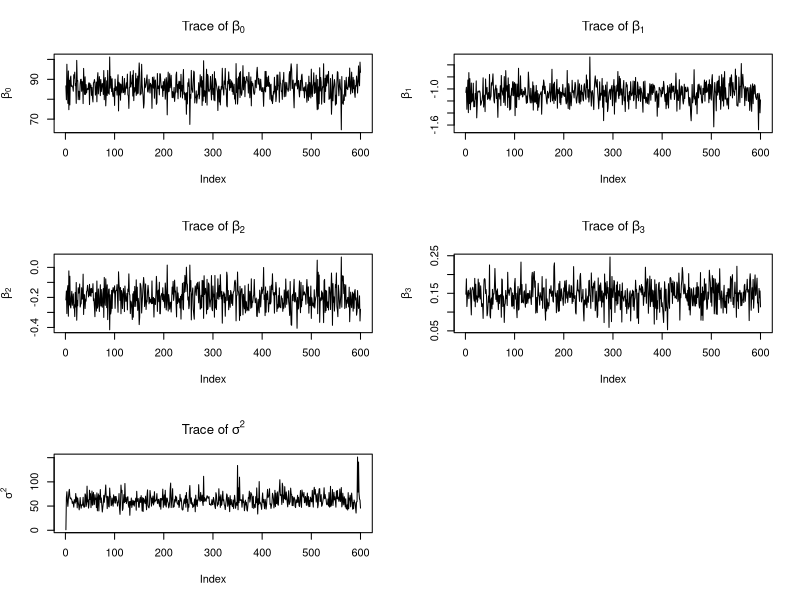
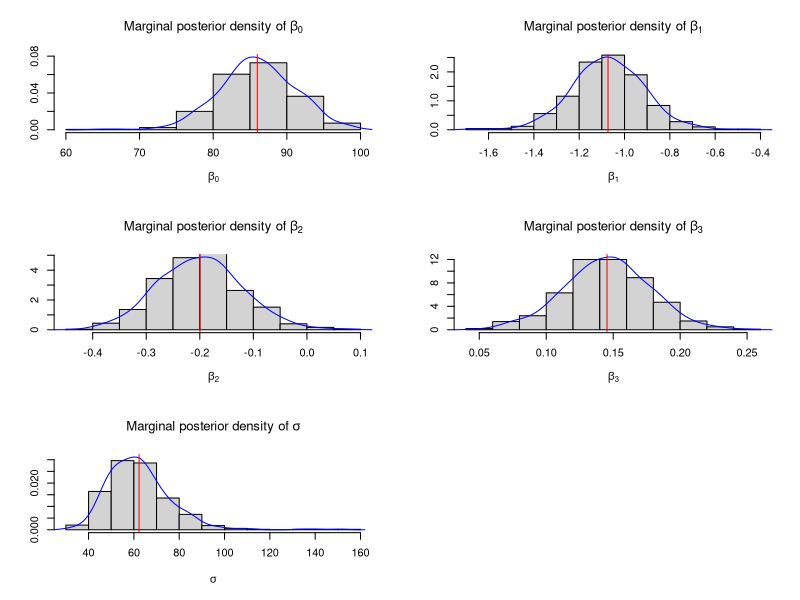
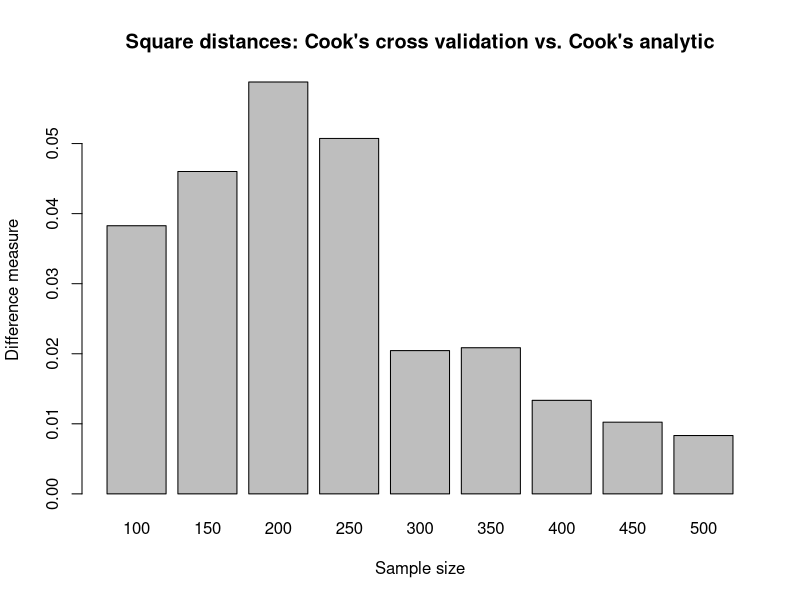
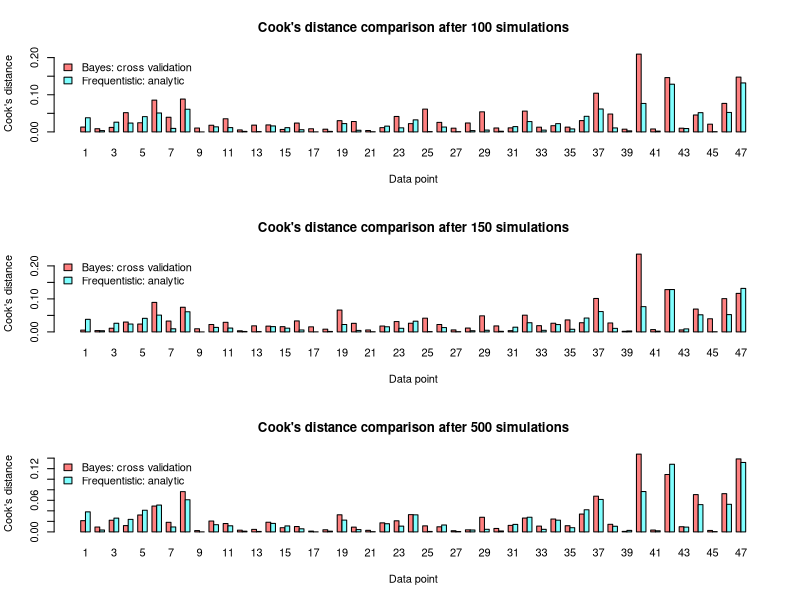

The R script that drew these images, in order:
## ---- chunk 1
knitr::opts_chunk$set(echo = TRUE)
## ---- chunk 2
#library(MASS)
#library(mixtools)
#library(plyr)
library(xtable)
library(mvtnorm)
## ---- chunk 3
gibbsSampler <- function(X, Y, R, b = 0, initSigma = 1) {
  # Sample parameters from posterior distribution
  # Prepared for baysean linear regression with ordinary least square approach (OLS)
  #
  # Args:
  #   X: Design matrix
  #   Y: Labels
  #   R: Number of draws (without burn in), R is a scalar in this funcrion
  #   b: Number of burn in draws
  #   initSigma: Initial value of sigma (default 1)
  #
  # Returns:
  #   List containing sampled betas (number depends on design matrix) and sigmas
  
  # Get number of overall draws (including burn in)
  B <- R + b
  
  # Size of design matrix
  n <- nrow(X) # Number of data points
  p <- ncol(X) # Number of parameters
  
  # Variables to store the samples in (initalize sigma with initSigma)
  betas <- matrix(nrow = B, ncol = p)
  sigma <- c(initSigma, rep(NA, B-1))
  
  # Sampling
  for(i in 1:B){
    # OLS of beta
    V <- solve(t(X)%*%X)     # (X^T X)^-1
    beta_hat <- V%*%t(X)%*%Y # (X^T X)^-1 X^T Y
    
    # OLS of sigma
    sigma_hat <- t(Y-X%*%beta_hat)%*%(Y-X%*%beta_hat)/(n-p)
    
    # Sample beta from the full conditional 
    betas[i,] <- rmvnorm(1, beta_hat, sigma[i]*V)
    
    # Sample sigma from the full conditional
    if(i < B) {
      sigma[i+1] <- 1/rgamma(1, (n-p)/2, (n-p)*sigma_hat/2)
    }
  }
  
  # Remove burn in, if there is some
  if(b != 0) {
    betas <- betas[-(1:b),]
    sigma <- sigma[-(1:b)]
  }
  
  return(list(betas = betas, sigma = sigma))
}
## ---- chunk 4
crossValidation <- function(X, Y, R, b) {
  # Implementation of leave-one-out cross validation (LOO-CV)
  # Cross validate bayesian linear regression model with OLS
  #
  # Args:
  #   X: Design matrix
  #   Y: Labels
  #   R: Number of draws (without burn in), R can be a vector (ordered) in this function
  #   b: Number of burn in draws
  #
  # Returns:
  #   List containing estimated parameters and label predictions for every LOO-CV step
  
  # Size of design matrix
  n <- nrow(X) # Number of data points 
  p <- ncol(X) # Number of parameters
  
  # Get size of R vector (steps = 1, if R is scalar)
  steps <- length(R)
  
  # Run gibbs sampler to get sampled parameters
  samples <- lapply(1:n, function(i) gibbsSampler(X[-i,], Y[-i], R[steps], b))
  
  # Initalize lists to store results of estimation and prediction
  Sigma <- list()
  Betas <- list()
  Yhati <- list()
  
  # Calculate sigma, betas and Yhati for every R step (do it once if R is scalar)
  for(k in 1:steps) {
    Sigma[[k]] <- sapply(samples, function(sample) mean(sample$sigma[1:R[k]]))
    Betas[[k]] <- sapply(samples, function(sample) colMeans(sample$betas[1:R[k],]))
    Yhati[[k]] <- sapply(1:n, function(i) X[i,]%*%Betas[[k]][,i])
  }
  
  return(list(Sigma = Sigma, Betas = Betas, Yhati = Yhati))
}
## ---- chunk 5
bayesModelEvaluation <- function(models, Y, R, b) {
  # Model evaluation based on mean squared error (MSE) and log posterior
  # predictive density (lppd) using leave-one-out cross validation (LOO-CV)
  #
  # Args:
  #   models: A list of design matrices with different size and types of parameters
  #   Y: Labels
  #   R: Number of draws (without burn in), R can be a vector in this function
  #   b: Number of burn in draws
  #
  # Returns:
  #   List containing MSEs and LPPDs for every model
  
  # Evaluate multiple models and return results from all models
  n <- length(Y)
  k <- length(models)
  
  # Cross validate every model
  results <- lapply(1:k, function(i) crossValidation(models[[i]], Y, R, b))
  
  # Calculate Mean Squared Errors
  MSEs <- sapply(results, function(el) {
    return((1/(n-nrow(el$Betas[[1]])))*sum((Y-el$Yhati[[1]])^2))
  })
  
  # Calculate log posterior predictive density (log likelihood)
  # y ~ N(XB, s^2(X^T X)^-1) = N(Yhat, s^2(X^T X)^-1)
  LPPDs <- sapply(results, function(eva) sum(log(dnorm(Y, eva$Yhati[[1]], eva$Sigma[[1]]))))
  
  return(list(MSEs = MSEs, LPPDs = LPPDs))
}
## ---- chunk 6
# Swiss data
dat <- swiss

# Response variable
Y <- dat$Fertility
n <- nrow(dat)

# Design matrices
models <- list(
  matrix(c(rep(1,n), dat$Education), nrow=n),
  matrix(c(rep(1,n), dat$Agriculture), nrow=n),
  matrix(c(rep(1,n), dat$Examination), nrow=n),
  matrix(c(rep(1,n), dat$Catholic), nrow=n),
  matrix(c(rep(1,n), dat$Education, dat$Agriculture), nrow=n),
  matrix(c(rep(1,n), dat$Education, dat$Examination), nrow=n),
  matrix(c(rep(1,n), dat$Education, dat$Catholic), nrow=n),
  matrix(c(rep(1,n), dat$Education, dat$Agriculture, dat$Examination), nrow=n),
  matrix(c(rep(1,n), dat$Education, dat$Agriculture, dat$Catholic), nrow=n),
  matrix(c(rep(1,n), dat$Education, dat$Examination, dat$Catholic), nrow=n),
  matrix(c(rep(1,n), dat$Education, dat$Agriculture, dat$Examination ,dat$Catholic), nrow=n)
)

# Run model evaluation
criteria <- bayesModelEvaluation(models, Y, R = 50, b = 10) # R = 500, b = 100
## ---- chunk 7
print(which.min(criteria$MSEs))
print(which.min(-2*criteria$LPPDs))
## ---- chunk 8
# Check proportion
prop <- matrix(criteria$MSEs/(-2*criteria$LPPDs), ncol = length(models),
               dimnames = list("proportion", seq(1,length(models))))
print(xtable(prop, caption = "Proportion of mse and lppd."), comment = FALSE)
## ---- chunk 9
# Choose optimal modal
optIdx <- which.min(-2*criteria$LPPDs)
## ---- chunk 10
plotTraces <- function(sample) {
  # Uses a sample from Gibbs sampler to plot traces of drawn parameters
  # -> Burn in samples are shown
  #
  # Args:
  #   sample: A sample from Gibbs sampler
  #
  # Returns:
  #   -
  
  # Get number of available steps, but max 1000
  numTraceSteps <- min(c(nrow(sample$betas), 1000))
  
  # Prepare plot frame
  q <- ncol(sample$betas) + 1
  frameRows <- round(q/2+0.1)
  par(mfrow = c(frameRows,2))
  
  # Plot traces
  for(i in 1:ncol(sample$betas)) {
    plot(sample$betas[1:numTraceSteps,i], type='l', ylab=bquote(beta[.(i-1)]),
         main=bquote("Trace of" ~ beta[.(i-1)]))
  }
  plot(sample$sigma[1:numTraceSteps], type='l', ylab=bquote(sigma^2),
       main=bquote("Trace of" ~ sigma^2))
}
## ---- chunk 11
plotDensities <- function(sample, b) {
  # Uses a sample from Gibbs sampler to plot marginal posterior densities
  # of drawn parameters, where densities are estimated using a kernel estimation
  # -> Burn in samples are removed
  #
  # Args:
  #   sample: A sample from Gibbs sampler
  #   b: Number of burn in draws
  #
  # Returns:
  #   -
  
  # Function to draw plot
  drawHistDensity <- function(para, para_name, para_main) {
    # Local helper function to plot histogram with density esimtation and posterior mean
    #
    # Args:
    #   para     : Parameter (e.g. Beta, Sigma)
    #   para_name: Name of parameter
    #   para_main: Main title of plot
    #
    # Returns:
    #   -
    
    # Estimate density for parameter values
    density <- density(para, bw = "SJ")
    
    # Draw histogram and add estimated density line
    hist(para, freq = FALSE, ylim = c(0,max(density$y)),
         xlab = para_name, ylab=NULL, main = para_main)
    lines(density, col="blue")
    
    # Posterior mean
    abline(v = mean(para), col="red")
  }
  
  # Prepare plot frame
  q <- ncol(sample$betas) + 1
  frameRows <- round(q/2+0.1)
  par(mfrow = c(frameRows,2))
  
  # Plot histogram, densities and posterior mean (remove burn in samples)
  for(i in 1:ncol(sample$betas)) {
    drawHistDensity(sample$betas[-(1:b),i], bquote(beta[.(i-1)]),
                    bquote("Marginal posterior density of" ~ beta[.(i-1)]))
  }
  drawHistDensity(sample$sigma[-(1:b)], bquote(sigma),
                  bquote("Marginal posterior density of" ~ sigma))
}
## ---- chunk 12
cooksDistance <- function(X, Y, R, b) {
  # Calculate cooks distances for optimal model from model evaluaion
  # Two methods are used:
  #   (1) Use LOO-CV approach for bayesian linear regression model with OLS
  #   (2) Use analytic solution for frequentist linear regression model with OLS
  #
  # Args:
  #   X: Design matrix
  #   Y: Labels
  #   R: Number of draws (without burn in), R can be a vector in this function
  #   b: Number of burn in draws
  #
  # Returns:
  #   cooksBayesCV:   Cook's distances calculated by LOO-CV (bayes model),
  #                   where cook's distances are calculated for different sample sizes
  #   cooksAnalytic:  Cook's distances calculated by analytic solution
  #   sample:         The gibbs sample from the bayes linear model (for plotting purpose)
  
  # R is usually a vector (but don't has to)
  B <- R + b
  steps <- length(R)
  
  # Prepare projection matrix and number of parameters
  H <- X%*%solve(t(X)%*%X)%*%t(X)
  p <- ncol(X)
  
  # Run cross validation with vector R
  cv <- crossValidation(X, Y, R, b)
  
  # Sample whole model (add B = R + b samples, remove b later)
  sample <- gibbsSampler(X, Y, R[steps] + b)
  
  # Cook's distance: Frequentist appraoch with analytic solution
  betaHat <- solve(t(X)%*%X)%*%t(X)%*%Y
  YhatLinReg <- X%*%betaHat
  E <- Y-YhatLinReg
  cooksAnalytic <- (E^2/((1/(n-p))*sum(E^2)*p))*(diag(H)/(1-diag(H))^2)
  
  # Cook's distance: Bayesian appraoch with LOO-VC solution
  cooksBayesCV <- matrix(nrow = n, ncol = steps)
  for(k in 1:steps) {
    # Estimate posterior mean from betas
    betas <- colMeans(sample$betas[b:B[k],])
    
    # Predict values, using posterior mean
    Yhat <- X%*%betas
    
    # Calculate cook's distance
    dists <- apply(cv$Betas[[k]], 2, function(betas) {
      return((Yhat - X%*%betas)^2)
    })
    mse <- (1/(n-p))*sum((Y-Yhat)^2)
    cooksBayesCV[,k] <- colSums(dists)/(p*mse)
  }
  
  return(list(cooksBayesCV = cooksBayesCV, cooksAnalytic = cooksAnalytic, sample = sample))
}
## ---- chunk 13
# Number of samples
b <- 100
R <- seq(100,500,50) # seq(100,5000,50)

# Get optimal model and calculate projection matrix
cooks <- cooksDistance(models[[optIdx]], Y, R, b)
## ---- chunk 14
# Plot traces
plotTraces(cooks$sample)
## ---- chunk 15
# Plot traces
plotDensities(cooks$sample, b)
## ---- chunk 16
# Initialize matrices
steps <- length(R)
matBayesD <- cooks$cooksBayesCV
matFreqD <- matrix(rep(cooks$cooksAnalytic, steps), ncol=steps)

# Calculate differences between Cook's distance methods
cooksMeasure <- colSums((matBayesD-matFreqD)^2)
## ---- chunk 17
# Plot differences between Cook's distance for different sample sizes
par(mfrow = c(1,1))
barplot(cooksMeasure, xlab="Sample size", ylab="Difference measure", names.arg=R,
        main="Square distances: Cook's cross validation vs. Cook's analytic")
## ---- chunk 18
# Plot Cook's distances pointwise for 3 sample sizes
par(mfrow = c(3,1))
sampleSizeToPlot <- c(1, round(length(R)/5), length(R))
for(i in sampleSizeToPlot) {
  barplot(t(cbind(cooks$cooksBayesCV[,i], cooks$cooksAnalytic)), beside = TRUE, names.arg = seq(1:n),
          legend.text = c("Bayes: cross validation", "Frequentistic: analytic"),
          args.legend = list(x = 'topleft', bty='n'), col = rainbow(2, s=0.5),
          xlab = "Data point", ylab = "Cook's distance",
          main=paste("Cook's distance comparison after", R[i], "simulations"))
}
